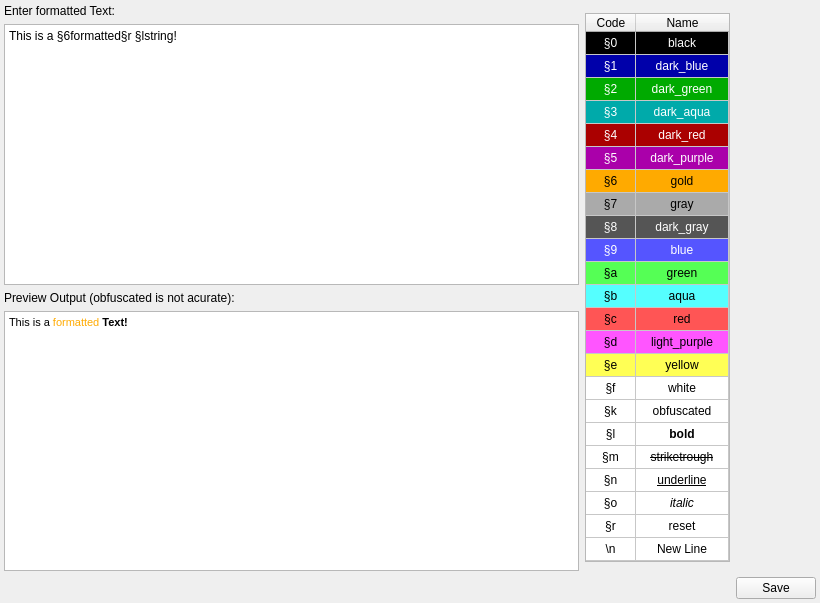
<?xml version="1.0" encoding="UTF-8"?>
<ui version="4.0">
 <class>JSONTextGenerator</class>
 <widget class="QWidget" name="JSONTextGenerator">
  <property name="geometry">
   <rect>
    <x>0</x>
    <y>0</y>
    <width>820</width>
    <height>603</height>
   </rect>
  </property>
  <property name="sizePolicy">
   <sizepolicy hsizetype="Preferred" vsizetype="Preferred">
    <horstretch>1</horstretch>
    <verstretch>1</verstretch>
   </sizepolicy>
  </property>
  <property name="windowTitle">
   <string>Form</string>
  </property>
  <layout class="QGridLayout" name="gridLayout">
   <property name="leftMargin">
    <number>4</number>
   </property>
   <property name="topMargin">
    <number>4</number>
   </property>
   <property name="rightMargin">
    <number>4</number>
   </property>
   <property name="bottomMargin">
    <number>4</number>
   </property>
   <item row="1" column="1">
    <widget class="QPlainTextEdit" name="inputField">
     <property name="plainText">
      <string>This is a §6formatted§r §lstring!</string>
     </property>
    </widget>
   </item>
   <item row="2" column="1">
    <widget class="QLabel" name="label_2">
     <property name="text">
      <string>Preview Output (obfuscated is not acurate):</string>
     </property>
    </widget>
   </item>
   <item row="4" column="3">
    <widget class="QPushButton" name="saveButton">
     <property name="text">
      <string>Save</string>
     </property>
    </widget>
   </item>
   <item row="3" column="1">
    <widget class="QTextBrowser" name="previewOutput">
     <property name="documentTitle">
      <string>Preview Output</string>
     </property>
     <property name="html">
      <string>&lt;!DOCTYPE HTML PUBLIC &quot;-//W3C//DTD HTML 4.0//EN&quot; &quot;http://www.w3.org/TR/REC-html40/strict.dtd&quot;&gt;
&lt;html&gt;&lt;head&gt;&lt;meta name=&quot;qrichtext&quot; content=&quot;1&quot; /&gt;&lt;title&gt;Preview Output&lt;/title&gt;&lt;style type=&quot;text/css&quot;&gt;
p, li { white-space: pre-wrap; }
&lt;/style&gt;&lt;/head&gt;&lt;body style=&quot; font-family:'MS Shell Dlg 2'; font-size:8.25pt; font-weight:400; font-style:normal;&quot;&gt;
&lt;p style=&quot; margin-top:12px; margin-bottom:12px; margin-left:0px; margin-right:0px; -qt-block-indent:0; text-indent:0px;&quot;&gt;&lt;span style=&quot; font-family:'MinecraftFont'; font-size:8pt;&quot;&gt;This is a &lt;/span&gt;&lt;span style=&quot; font-family:'MinecraftFont'; font-size:8pt; color:#ffaa00;&quot;&gt;formatted&lt;/span&gt;&lt;span style=&quot; font-family:'MinecraftFont'; font-size:8pt;&quot;&gt; &lt;/span&gt;&lt;span style=&quot; font-family:'MinecraftFont'; font-size:8pt; font-weight:600;&quot;&gt;Text!&lt;/span&gt;&lt;span style=&quot; font-family:'MinecraftFont'; font-size:8pt;&quot;&gt; &lt;/span&gt;&lt;/p&gt;&lt;/body&gt;&lt;/html&gt;</string>
     </property>
     <property name="overwriteMode">
      <bool>true</bool>
     </property>
    </widget>
   </item>
   <item row="0" column="1">
    <widget class="QLabel" name="label">
     <property name="text">
      <string>Enter formatted Text:</string>
     </property>
    </widget>
   </item>
   <item row="0" column="2" rowspan="4">
    <widget class="QTableWidget" name="tableWidget">
     <property name="sizePolicy">
      <sizepolicy hsizetype="Maximum" vsizetype="Fixed">
       <horstretch>1</horstretch>
       <verstretch>0</verstretch>
      </sizepolicy>
     </property>
     <property name="minimumSize">
      <size>
       <width>145</width>
       <height>0</height>
      </size>
     </property>
     <property name="maximumSize">
      <size>
       <width>145</width>
       <height>16777215</height>
      </size>
     </property>
     <property name="sizeIncrement">
      <size>
       <width>0</width>
       <height>0</height>
      </size>
     </property>
     <property name="baseSize">
      <size>
       <width>50</width>
       <height>0</height>
      </size>
     </property>
     <property name="verticalScrollBarPolicy">
      <enum>Qt::ScrollBarAlwaysOff</enum>
     </property>
     <property name="horizontalScrollBarPolicy">
      <enum>Qt::ScrollBarAlwaysOff</enum>
     </property>
     <property name="sizeAdjustPolicy">
      <enum>QAbstractScrollArea::AdjustToContents</enum>
     </property>
     <property name="editTriggers">
      <set>QAbstractItemView::NoEditTriggers</set>
     </property>
     <property name="tabKeyNavigation">
      <bool>false</bool>
     </property>
     <property name="showDropIndicator" stdset="0">
      <bool>false</bool>
     </property>
     <property name="dragDropOverwriteMode">
      <bool>false</bool>
     </property>
     <property name="alternatingRowColors">
      <bool>false</bool>
     </property>
     <property name="selectionMode">
      <enum>QAbstractItemView::NoSelection</enum>
     </property>
     <property name="textElideMode">
      <enum>Qt::ElideRight</enum>
     </property>
     <property name="sortingEnabled">
      <bool>false</bool>
     </property>
     <property name="rowCount">
      <number>23</number>
     </property>
     <property name="columnCount">
      <number>2</number>
     </property>
     <attribute name="horizontalHeaderVisible">
      <bool>true</bool>
     </attribute>
     <attribute name="horizontalHeaderCascadingSectionResizes">
      <bool>true</bool>
     </attribute>
     <attribute name="horizontalHeaderMinimumSectionSize">
      <number>23</number>
     </attribute>
     <attribute name="horizontalHeaderDefaultSectionSize">
      <number>50</number>
     </attribute>
     <attribute name="horizontalHeaderHighlightSections">
      <bool>false</bool>
     </attribute>
     <attribute name="horizontalHeaderShowSortIndicator" stdset="0">
      <bool>false</bool>
     </attribute>
     <attribute name="horizontalHeaderStretchLastSection">
      <bool>true</bool>
     </attribute>
     <attribute name="verticalHeaderVisible">
      <bool>false</bool>
     </attribute>
     <attribute name="verticalHeaderDefaultSectionSize">
      <number>23</number>
     </attribute>
     <row>
      <property name="text">
       <string notr="true"/>
      </property>
      <property name="background">
       <color>
        <red>0</red>
        <green>0</green>
        <blue>0</blue>
       </color>
      </property>
      <property name="foreground">
       <brush brushstyle="NoBrush">
        <color alpha="255">
         <red>255</red>
         <green>255</green>
         <blue>255</blue>
        </color>
       </brush>
      </property>
     </row>
     <row>
      <property name="text">
       <string notr="true"/>
      </property>
      <property name="background">
       <color>
        <red>0</red>
        <green>0</green>
        <blue>170</blue>
       </color>
      </property>
      <property name="foreground">
       <brush brushstyle="SolidPattern">
        <color alpha="255">
         <red>255</red>
         <green>255</green>
         <blue>255</blue>
        </color>
       </brush>
      </property>
     </row>
     <row/>
     <row/>
     <row/>
     <row/>
     <row/>
     <row/>
     <row/>
     <row/>
     <row/>
     <row/>
     <row/>
     <row/>
     <row/>
     <row/>
     <row/>
     <row/>
     <row/>
     <row/>
     <row/>
     <row/>
     <row/>
     <column>
      <property name="text">
       <string notr="true">Code</string>
      </property>
     </column>
     <column>
      <property name="text">
       <string notr="true">Name</string>
      </property>
     </column>
     <item row="0" column="0">
      <property name="text">
       <string notr="true">§0</string>
      </property>
      <property name="textAlignment">
       <set>AlignCenter</set>
      </property>
      <property name="background">
       <brush brushstyle="SolidPattern">
        <color alpha="255">
         <red>0</red>
         <green>0</green>
         <blue>0</blue>
        </color>
       </brush>
      </property>
      <property name="foreground">
       <brush brushstyle="SolidPattern">
        <color alpha="255">
         <red>255</red>
         <green>255</green>
         <blue>255</blue>
        </color>
       </brush>
      </property>
      <property name="flags">
       <set>ItemIsEnabled</set>
      </property>
     </item>
     <item row="0" column="1">
      <property name="text">
       <string>black</string>
      </property>
      <property name="textAlignment">
       <set>AlignCenter</set>
      </property>
      <property name="background">
       <brush brushstyle="SolidPattern">
        <color alpha="255">
         <red>0</red>
         <green>0</green>
         <blue>0</blue>
        </color>
       </brush>
      </property>
      <property name="foreground">
       <brush brushstyle="SolidPattern">
        <color alpha="255">
         <red>255</red>
         <green>255</green>
         <blue>255</blue>
        </color>
       </brush>
      </property>
      <property name="flags">
       <set>ItemIsEnabled</set>
      </property>
     </item>
     <item row="1" column="0">
      <property name="text">
       <string notr="true">§1</string>
      </property>
      <property name="textAlignment">
       <set>AlignCenter</set>
      </property>
      <property name="background">
       <brush brushstyle="SolidPattern">
        <color alpha="255">
         <red>0</red>
         <green>0</green>
         <blue>170</blue>
        </color>
       </brush>
      </property>
      <property name="foreground">
       <brush brushstyle="SolidPattern">
        <color alpha="255">
         <red>255</red>
         <green>255</green>
         <blue>255</blue>
        </color>
       </brush>
      </property>
      <property name="flags">
       <set>ItemIsEnabled</set>
      </property>
     </item>
     <item row="1" column="1">
      <property name="text">
       <string>dark_blue</string>
      </property>
      <property name="textAlignment">
       <set>AlignCenter</set>
      </property>
      <property name="background">
       <brush brushstyle="SolidPattern">
        <color alpha="255">
         <red>0</red>
         <green>0</green>
         <blue>170</blue>
        </color>
       </brush>
      </property>
      <property name="foreground">
       <brush brushstyle="SolidPattern">
        <color alpha="255">
         <red>255</red>
         <green>255</green>
         <blue>255</blue>
        </color>
       </brush>
      </property>
      <property name="flags">
       <set>ItemIsEnabled</set>
      </property>
     </item>
     <item row="2" column="0">
      <property name="text">
       <string notr="true">§2</string>
      </property>
      <property name="textAlignment">
       <set>AlignCenter</set>
      </property>
      <property name="background">
       <brush brushstyle="SolidPattern">
        <color alpha="255">
         <red>0</red>
         <green>170</green>
         <blue>0</blue>
        </color>
       </brush>
      </property>
      <property name="foreground">
       <brush brushstyle="SolidPattern">
        <color alpha="255">
         <red>255</red>
         <green>255</green>
         <blue>255</blue>
        </color>
       </brush>
      </property>
      <property name="flags">
       <set>ItemIsEnabled</set>
      </property>
     </item>
     <item row="2" column="1">
      <property name="text">
       <string>dark_green</string>
      </property>
      <property name="textAlignment">
       <set>AlignCenter</set>
      </property>
      <property name="background">
       <brush brushstyle="SolidPattern">
        <color alpha="255">
         <red>0</red>
         <green>170</green>
         <blue>0</blue>
        </color>
       </brush>
      </property>
      <property name="foreground">
       <brush brushstyle="SolidPattern">
        <color alpha="255">
         <red>255</red>
         <green>255</green>
         <blue>255</blue>
        </color>
       </brush>
      </property>
      <property name="flags">
       <set>ItemIsEnabled</set>
      </property>
     </item>
     <item row="3" column="0">
      <property name="text">
       <string notr="true">§3</string>
      </property>
      <property name="textAlignment">
       <set>AlignCenter</set>
      </property>
      <property name="background">
       <brush brushstyle="SolidPattern">
        <color alpha="255">
         <red>0</red>
         <green>170</green>
         <blue>170</blue>
        </color>
       </brush>
      </property>
      <property name="foreground">
       <brush brushstyle="SolidPattern">
        <color alpha="255">
         <red>255</red>
         <green>255</green>
         <blue>255</blue>
        </color>
       </brush>
      </property>
      <property name="flags">
       <set>ItemIsEnabled</set>
      </property>
     </item>
     <item row="3" column="1">
      <property name="text">
       <string>dark_aqua</string>
      </property>
      <property name="textAlignment">
       <set>AlignCenter</set>
      </property>
      <property name="background">
       <brush brushstyle="SolidPattern">
        <color alpha="255">
         <red>0</red>
         <green>170</green>
         <blue>170</blue>
        </color>
       </brush>
      </property>
      <property name="foreground">
       <brush brushstyle="SolidPattern">
        <color alpha="255">
         <red>255</red>
         <green>255</green>
         <blue>255</blue>
        </color>
       </brush>
      </property>
      <property name="flags">
       <set>ItemIsEnabled</set>
      </property>
     </item>
     <item row="4" column="0">
      <property name="text">
       <string notr="true">§4</string>
      </property>
      <property name="textAlignment">
       <set>AlignCenter</set>
      </property>
      <property name="background">
       <brush brushstyle="SolidPattern">
        <color alpha="255">
         <red>170</red>
         <green>0</green>
         <blue>0</blue>
        </color>
       </brush>
      </property>
      <property name="foreground">
       <brush brushstyle="SolidPattern">
        <color alpha="255">
         <red>255</red>
         <green>255</green>
         <blue>255</blue>
        </color>
       </brush>
      </property>
      <property name="flags">
       <set>ItemIsUserCheckable|ItemIsEnabled</set>
      </property>
     </item>
     <item row="4" column="1">
      <property name="text">
       <string>dark_red</string>
      </property>
      <property name="textAlignment">
       <set>AlignCenter</set>
      </property>
      <property name="background">
       <brush brushstyle="SolidPattern">
        <color alpha="255">
         <red>170</red>
         <green>0</green>
         <blue>0</blue>
        </color>
       </brush>
      </property>
      <property name="foreground">
       <brush brushstyle="SolidPattern">
        <color alpha="255">
         <red>255</red>
         <green>255</green>
         <blue>255</blue>
        </color>
       </brush>
      </property>
      <property name="flags">
       <set>ItemIsEnabled</set>
      </property>
     </item>
     <item row="5" column="0">
      <property name="text">
       <string notr="true">§5</string>
      </property>
      <property name="textAlignment">
       <set>AlignCenter</set>
      </property>
      <property name="background">
       <brush brushstyle="SolidPattern">
        <color alpha="255">
         <red>170</red>
         <green>0</green>
         <blue>170</blue>
        </color>
       </brush>
      </property>
      <property name="foreground">
       <brush brushstyle="SolidPattern">
        <color alpha="255">
         <red>255</red>
         <green>255</green>
         <blue>255</blue>
        </color>
       </brush>
      </property>
      <property name="flags">
       <set>ItemIsEnabled</set>
      </property>
     </item>
     <item row="5" column="1">
      <property name="text">
       <string>dark_purple</string>
      </property>
      <property name="textAlignment">
       <set>AlignCenter</set>
      </property>
      <property name="background">
       <brush brushstyle="SolidPattern">
        <color alpha="255">
         <red>170</red>
         <green>0</green>
         <blue>170</blue>
        </color>
       </brush>
      </property>
      <property name="foreground">
       <brush brushstyle="SolidPattern">
        <color alpha="255">
         <red>255</red>
         <green>255</green>
         <blue>255</blue>
        </color>
       </brush>
      </property>
      <property name="flags">
       <set>ItemIsEnabled</set>
      </property>
     </item>
     <item row="6" column="0">
      <property name="text">
       <string notr="true">§6</string>
      </property>
      <property name="textAlignment">
       <set>AlignCenter</set>
      </property>
      <property name="background">
       <brush brushstyle="SolidPattern">
        <color alpha="255">
         <red>255</red>
         <green>170</green>
         <blue>0</blue>
        </color>
       </brush>
      </property>
      <property name="flags">
       <set>ItemIsEnabled</set>
      </property>
     </item>
     <item row="6" column="1">
      <property name="text">
       <string>gold</string>
      </property>
      <property name="textAlignment">
       <set>AlignCenter</set>
      </property>
      <property name="background">
       <brush brushstyle="SolidPattern">
        <color alpha="255">
         <red>255</red>
         <green>170</green>
         <blue>0</blue>
        </color>
       </brush>
      </property>
      <property name="flags">
       <set>ItemIsEnabled</set>
      </property>
     </item>
     <item row="7" column="0">
      <property name="text">
       <string notr="true">§7</string>
      </property>
      <property name="textAlignment">
       <set>AlignCenter</set>
      </property>
      <property name="background">
       <brush brushstyle="SolidPattern">
        <color alpha="255">
         <red>170</red>
         <green>170</green>
         <blue>170</blue>
        </color>
       </brush>
      </property>
      <property name="flags">
       <set>ItemIsEnabled</set>
      </property>
     </item>
     <item row="7" column="1">
      <property name="text">
       <string>gray</string>
      </property>
      <property name="textAlignment">
       <set>AlignCenter</set>
      </property>
      <property name="background">
       <brush brushstyle="SolidPattern">
        <color alpha="255">
         <red>170</red>
         <green>170</green>
         <blue>170</blue>
        </color>
       </brush>
      </property>
      <property name="flags">
       <set>ItemIsEnabled</set>
      </property>
     </item>
     <item row="8" column="0">
      <property name="text">
       <string notr="true">§8</string>
      </property>
      <property name="textAlignment">
       <set>AlignCenter</set>
      </property>
      <property name="background">
       <brush brushstyle="SolidPattern">
        <color alpha="255">
         <red>85</red>
         <green>85</green>
         <blue>85</blue>
        </color>
       </brush>
      </property>
      <property name="foreground">
       <brush brushstyle="SolidPattern">
        <color alpha="255">
         <red>255</red>
         <green>255</green>
         <blue>255</blue>
        </color>
       </brush>
      </property>
      <property name="flags">
       <set>ItemIsEnabled</set>
      </property>
     </item>
     <item row="8" column="1">
      <property name="text">
       <string>dark_gray</string>
      </property>
      <property name="textAlignment">
       <set>AlignCenter</set>
      </property>
      <property name="background">
       <brush brushstyle="SolidPattern">
        <color alpha="255">
         <red>85</red>
         <green>85</green>
         <blue>85</blue>
        </color>
       </brush>
      </property>
      <property name="foreground">
       <brush brushstyle="SolidPattern">
        <color alpha="255">
         <red>255</red>
         <green>255</green>
         <blue>255</blue>
        </color>
       </brush>
      </property>
      <property name="flags">
       <set>ItemIsEnabled</set>
      </property>
     </item>
     <item row="9" column="0">
      <property name="text">
       <string notr="true">§9</string>
      </property>
      <property name="textAlignment">
       <set>AlignCenter</set>
      </property>
      <property name="background">
       <brush brushstyle="SolidPattern">
        <color alpha="255">
         <red>85</red>
         <green>85</green>
         <blue>255</blue>
        </color>
       </brush>
      </property>
      <property name="foreground">
       <brush brushstyle="SolidPattern">
        <color alpha="255">
         <red>255</red>
         <green>255</green>
         <blue>255</blue>
        </color>
       </brush>
      </property>
      <property name="flags">
       <set>ItemIsEnabled</set>
      </property>
     </item>
     <item row="9" column="1">
      <property name="text">
       <string>blue</string>
      </property>
      <property name="textAlignment">
       <set>AlignCenter</set>
      </property>
      <property name="background">
       <brush brushstyle="SolidPattern">
        <color alpha="255">
         <red>85</red>
         <green>85</green>
         <blue>255</blue>
        </color>
       </brush>
      </property>
      <property name="foreground">
       <brush brushstyle="SolidPattern">
        <color alpha="255">
         <red>255</red>
         <green>255</green>
         <blue>255</blue>
        </color>
       </brush>
      </property>
      <property name="flags">
       <set>ItemIsEnabled</set>
      </property>
     </item>
     <item row="10" column="0">
      <property name="text">
       <string notr="true">§a</string>
      </property>
      <property name="textAlignment">
       <set>AlignCenter</set>
      </property>
      <property name="background">
       <brush brushstyle="SolidPattern">
        <color alpha="255">
         <red>85</red>
         <green>255</green>
         <blue>85</blue>
        </color>
       </brush>
      </property>
      <property name="flags">
       <set>ItemIsEnabled</set>
      </property>
     </item>
     <item row="10" column="1">
      <property name="text">
       <string>green</string>
      </property>
      <property name="textAlignment">
       <set>AlignCenter</set>
      </property>
      <property name="background">
       <brush brushstyle="SolidPattern">
        <color alpha="255">
         <red>85</red>
         <green>255</green>
         <blue>85</blue>
        </color>
       </brush>
      </property>
      <property name="flags">
       <set>ItemIsEnabled</set>
      </property>
     </item>
     <item row="11" column="0">
      <property name="text">
       <string notr="true">§b</string>
      </property>
      <property name="textAlignment">
       <set>AlignCenter</set>
      </property>
      <property name="background">
       <brush brushstyle="SolidPattern">
        <color alpha="255">
         <red>85</red>
         <green>255</green>
         <blue>255</blue>
        </color>
       </brush>
      </property>
      <property name="flags">
       <set>ItemIsEnabled</set>
      </property>
     </item>
     <item row="11" column="1">
      <property name="text">
       <string>aqua</string>
      </property>
      <property name="textAlignment">
       <set>AlignCenter</set>
      </property>
      <property name="background">
       <brush brushstyle="SolidPattern">
        <color alpha="255">
         <red>85</red>
         <green>255</green>
         <blue>255</blue>
        </color>
       </brush>
      </property>
      <property name="flags">
       <set>ItemIsEnabled</set>
      </property>
     </item>
     <item row="12" column="0">
      <property name="text">
       <string notr="true">§c</string>
      </property>
      <property name="textAlignment">
       <set>AlignCenter</set>
      </property>
      <property name="background">
       <brush brushstyle="SolidPattern">
        <color alpha="255">
         <red>255</red>
         <green>85</green>
         <blue>85</blue>
        </color>
       </brush>
      </property>
      <property name="flags">
       <set>ItemIsEnabled</set>
      </property>
     </item>
     <item row="12" column="1">
      <property name="text">
       <string>red</string>
      </property>
      <property name="textAlignment">
       <set>AlignCenter</set>
      </property>
      <property name="background">
       <brush brushstyle="SolidPattern">
        <color alpha="255">
         <red>255</red>
         <green>85</green>
         <blue>85</blue>
        </color>
       </brush>
      </property>
      <property name="flags">
       <set>ItemIsEnabled</set>
      </property>
     </item>
     <item row="13" column="0">
      <property name="text">
       <string notr="true">§d</string>
      </property>
      <property name="textAlignment">
       <set>AlignCenter</set>
      </property>
      <property name="background">
       <brush brushstyle="SolidPattern">
        <color alpha="255">
         <red>255</red>
         <green>85</green>
         <blue>255</blue>
        </color>
       </brush>
      </property>
      <property name="flags">
       <set>ItemIsEnabled</set>
      </property>
     </item>
     <item row="13" column="1">
      <property name="text">
       <string>light_purple</string>
      </property>
      <property name="textAlignment">
       <set>AlignCenter</set>
      </property>
      <property name="background">
       <brush brushstyle="SolidPattern">
        <color alpha="255">
         <red>255</red>
         <green>85</green>
         <blue>255</blue>
        </color>
       </brush>
      </property>
      <property name="flags">
       <set>ItemIsEnabled</set>
      </property>
     </item>
     <item row="14" column="0">
      <property name="text">
       <string notr="true">§e</string>
      </property>
      <property name="textAlignment">
       <set>AlignCenter</set>
      </property>
      <property name="background">
       <brush brushstyle="SolidPattern">
        <color alpha="255">
         <red>255</red>
         <green>255</green>
         <blue>85</blue>
        </color>
       </brush>
      </property>
      <property name="flags">
       <set>ItemIsEnabled</set>
      </property>
     </item>
     <item row="14" column="1">
      <property name="text">
       <string>yellow</string>
      </property>
      <property name="textAlignment">
       <set>AlignCenter</set>
      </property>
      <property name="background">
       <brush brushstyle="SolidPattern">
        <color alpha="255">
         <red>255</red>
         <green>255</green>
         <blue>85</blue>
        </color>
       </brush>
      </property>
      <property name="flags">
       <set>ItemIsEnabled</set>
      </property>
     </item>
     <item row="15" column="0">
      <property name="text">
       <string notr="true">§f</string>
      </property>
      <property name="textAlignment">
       <set>AlignCenter</set>
      </property>
      <property name="flags">
       <set>ItemIsEnabled</set>
      </property>
     </item>
     <item row="15" column="1">
      <property name="text">
       <string>white</string>
      </property>
      <property name="textAlignment">
       <set>AlignCenter</set>
      </property>
      <property name="flags">
       <set>ItemIsEnabled</set>
      </property>
     </item>
     <item row="16" column="0">
      <property name="text">
       <string notr="true">§k</string>
      </property>
      <property name="textAlignment">
       <set>AlignCenter</set>
      </property>
      <property name="flags">
       <set>ItemIsEnabled</set>
      </property>
     </item>
     <item row="16" column="1">
      <property name="text">
       <string>obfuscated</string>
      </property>
      <property name="textAlignment">
       <set>AlignCenter</set>
      </property>
      <property name="flags">
       <set>ItemIsEnabled</set>
      </property>
     </item>
     <item row="17" column="0">
      <property name="text">
       <string notr="true">§l</string>
      </property>
      <property name="textAlignment">
       <set>AlignCenter</set>
      </property>
      <property name="flags">
       <set>ItemIsEnabled</set>
      </property>
     </item>
     <item row="17" column="1">
      <property name="text">
       <string>bold</string>
      </property>
      <property name="font">
       <font>
        <weight>75</weight>
        <bold>true</bold>
       </font>
      </property>
      <property name="textAlignment">
       <set>AlignCenter</set>
      </property>
      <property name="flags">
       <set>ItemIsEnabled</set>
      </property>
     </item>
     <item row="18" column="0">
      <property name="text">
       <string notr="true">§m</string>
      </property>
      <property name="textAlignment">
       <set>AlignCenter</set>
      </property>
      <property name="flags">
       <set>ItemIsEnabled</set>
      </property>
     </item>
     <item row="18" column="1">
      <property name="text">
       <string>striketrough</string>
      </property>
      <property name="font">
       <font>
        <strikeout>true</strikeout>
       </font>
      </property>
      <property name="textAlignment">
       <set>AlignCenter</set>
      </property>
      <property name="flags">
       <set>ItemIsEnabled</set>
      </property>
     </item>
     <item row="19" column="0">
      <property name="text">
       <string notr="true">§n</string>
      </property>
      <property name="textAlignment">
       <set>AlignCenter</set>
      </property>
      <property name="flags">
       <set>ItemIsEnabled</set>
      </property>
     </item>
     <item row="19" column="1">
      <property name="text">
       <string>underline</string>
      </property>
      <property name="font">
       <font>
        <underline>true</underline>
       </font>
      </property>
      <property name="textAlignment">
       <set>AlignCenter</set>
      </property>
      <property name="flags">
       <set>ItemIsEnabled</set>
      </property>
     </item>
     <item row="20" column="0">
      <property name="text">
       <string notr="true">§o</string>
      </property>
      <property name="textAlignment">
       <set>AlignCenter</set>
      </property>
      <property name="flags">
       <set>ItemIsEnabled</set>
      </property>
     </item>
     <item row="20" column="1">
      <property name="text">
       <string>italic</string>
      </property>
      <property name="font">
       <font>
        <italic>true</italic>
       </font>
      </property>
      <property name="textAlignment">
       <set>AlignCenter</set>
      </property>
      <property name="flags">
       <set>ItemIsEnabled</set>
      </property>
     </item>
     <item row="21" column="0">
      <property name="text">
       <string notr="true">§r</string>
      </property>
      <property name="textAlignment">
       <set>AlignCenter</set>
      </property>
      <property name="flags">
       <set>ItemIsEnabled</set>
      </property>
     </item>
     <item row="21" column="1">
      <property name="text">
       <string>reset</string>
      </property>
      <property name="textAlignment">
       <set>AlignCenter</set>
      </property>
      <property name="flags">
       <set>ItemIsEnabled</set>
      </property>
     </item>
     <item row="22" column="0">
      <property name="text">
       <string notr="true">\n</string>
      </property>
      <property name="textAlignment">
       <set>AlignCenter</set>
      </property>
     </item>
     <item row="22" column="1">
      <property name="text">
       <string>New Line</string>
      </property>
      <property name="textAlignment">
       <set>AlignCenter</set>
      </property>
     </item>
    </widget>
   </item>
  </layout>
  <action name="actionSave">
   <property name="text">
    <string>Save</string>
   </property>
   <property name="shortcut">
    <string>Ctrl+S</string>
   </property>
  </action>
  <action name="action_update_html">
   <property name="text">
    <string>update_html</string>
   </property>
  </action>
 </widget>
 <resources/>
 <connections/>
</ui>
